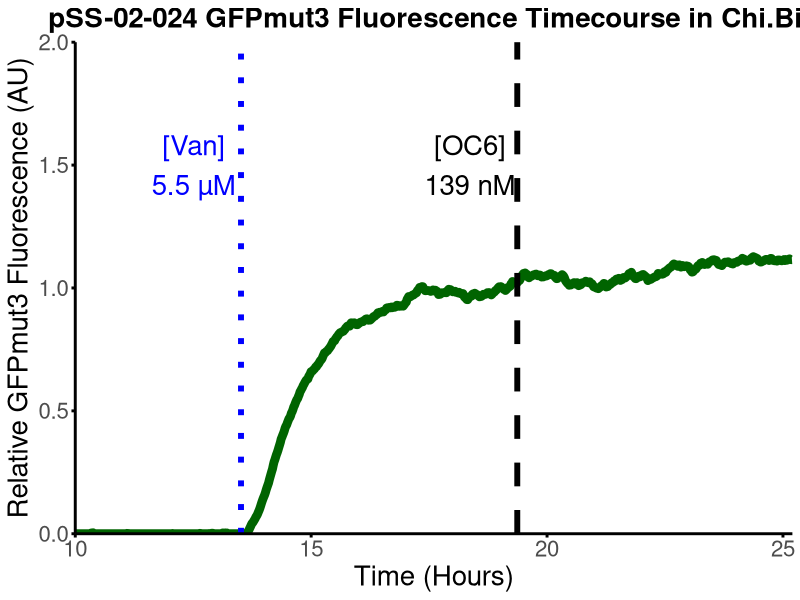
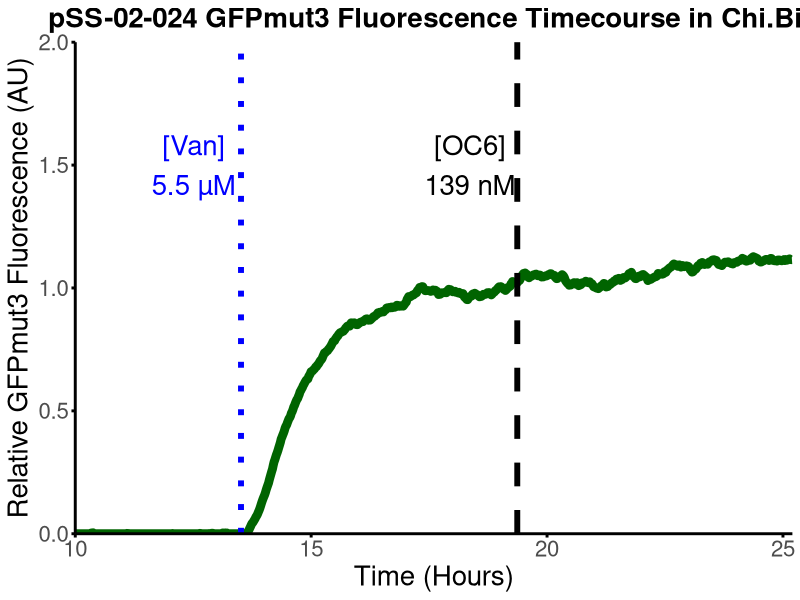

Here is the R script that generated these plots, in order:
library(tidyverse)   
library(zoo)         
library(patchwork)   
library(matrixStats)
library(ggplot2)
library(dplyr)
library(tidyr)

Data = read.csv('Data/Figure_2_Panel_F/pSS-02-24.csv', header = TRUE)

# Subtracting background fluorescence
transition_row <- which(diff(Data$Van) == 5.5)[1] + 1
last30 <- Data[(transition_row - 30):(transition_row - 1), ]
mean_FP2_last30 <- mean(last30$FP1_emit1, na.rm = TRUE)
Data$FP1_emit1 = Data$FP1_emit1 - mean_FP2_last30


# Normalise intitial output to 1 
transition_row1 <- which(diff(Data$OC6) == 139)[1] + 1
last30 <- Data[(transition_row1 - 30):(transition_row1 - 1), ]
mean_FP2_last30 <- mean(last30$FP1_emit1, na.rm = TRUE)
Data$FP1_emit1 = Data$FP1_emit1 / mean_FP2_last30


# Calculate moving averages: 
Data$FP2_emit1_MA21      <- rollapply(Data$FP1_emit1, width = 21, FUN = mean, align = "center", fill = NA)

# Setting negative fluorescence values to zero 
Data$FP2_emit1_MA21[Data$FP2_emit1_MA21 < 0] <- 0

transition_time_1 <- Data$Exp_time[transition_row]
transition_time  = Data$Exp_time[transition_row1]

p1 <- ggplot(Data, aes(x = Exp_time, y = FP2_emit1_MA21)) +
  geom_line(linewidth = 3, color = "darkgreen") +
  geom_vline(xintercept = transition_time_1, linetype = "dotted", color = "blue", linewidth = 2) + 
  geom_vline(xintercept = transition_time, linetype = "dashed", color = "black", linewidth = 2) +
  annotate("text", x = transition_time_1 - 1, y = 1.5, label = "[Van]\n5.5 µM", 
           color = "blue", size = 7, hjust = 0.5) +
  annotate("text", x = transition_time - 1, y = 1.5, label = "[OC6]\n139 nM", 
           color = "black", size = 7, hjust = 0.5) +
  theme_minimal() + 
  theme(
    text = element_text(size = 20),
    axis.title = element_text(size = 20, hjust = 0.5),
    plot.title = element_text(size = 20, hjust = 0.5, face = "bold"),
    legend.title = element_text(size = 16),
    legend.text = element_text(size = 14),
    axis.line = element_line(linewidth = 1, color = "black"),
    axis.ticks = element_line(linewidth = 1, color = "black"),
    panel.grid.major = element_blank(),
    panel.grid.minor = element_blank(),
    panel.grid = element_line(colour = "grey90", linewidth = 0.5, linetype = "dashed")
  ) + 
  scale_x_continuous(expand = c(0, 0), limits = c(10, 25.2), breaks = seq(10, 25, 5)) + 
  scale_y_continuous(expand = c(0, 0), limits = c(0, 2), breaks = seq(0, 2, 0.5)) + 
  labs(
    x = "Time (Hours)",
    y = "Relative GFPmut3 Fluorescence (AU)",
    title = "pSS-02-024 GFPmut3 Fluorescence Timecourse in Chi.Bio"
  ) 



print(p1)
svg("pSS-02-024_GFPmut3.pdf", width = 7.5*1.5, height = 4.55*1.5, bg = "white")
print(p1)
dev.off()
